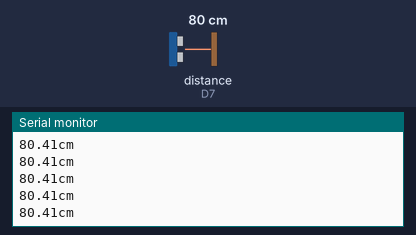
A sketch run on a simulated ESP8266 (NodeMCU). On the bench: the last lines printed to the serial monitor. Wiring (inferred from the names in the program): ultrasonic range finder: trigger D6; echo D7. The test bench sets the inputs (shaded band); at power-on: distance to the obstacle (sensor on D7) 80 cm. The echo pulse lasts 58.3 µs per cm.

Above: at 1.2 s.
1.3 s: distance to the obstacle (sensor on D7) set to 2 cm
At 1.31 s:
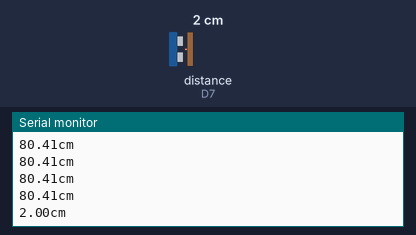
2.8 s: distance to the obstacle (sensor on D7) set to 4 cm
At 2.83 s:
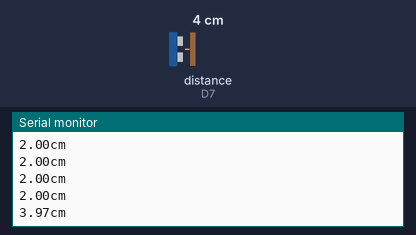
Timing chart, 0 to 5.8 s (numbered marks = the images above; inputs shaded):
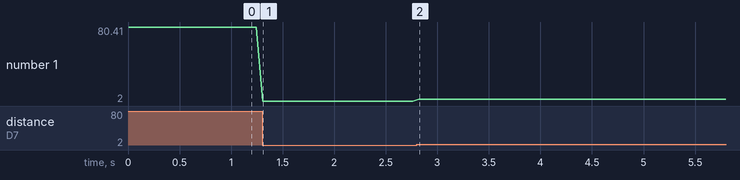

Measured:
- after the input at 1.3 s, the serial monitor: prints a new line at once (image 1)
- after the input at 2.8 s, the serial monitor: prints a new line at once (image 2)
- plotted number 1: 80.41 → 2 after the input at 1.3 s, 2 → 3.97 after the input at 2.8 s

The sketch:

lab12-4.ino
```cpp
#define TRIG_PIN D6
#define ECHO_PIN  D7
const unsigned int MAX_DIST = 23200;
void setup() {
  pinMode(TRIG_PIN, OUTPUT);
  digitalWrite(TRIG_PIN, LOW);
  pinMode(ECHO_PIN, INPUT);
  Serial.begin(9600);
}
void loop() {
  unsigned long t1, t2;
  unsigned long pulse_width;
  float cm;
// Hold the trigger pin high for at least 10 us
  digitalWrite(TRIG_PIN, HIGH);
  delayMicroseconds(10);
  digitalWrite(TRIG_PIN, LOW);
  // Wait for pulse on echo pin
  while ( digitalRead(ECHO_PIN) == 0 );

   // Measure how long the echo pin was held high (pulse width)
  t1 = micros();
  while ( digitalRead(ECHO_PIN) == 1);
  t2 = micros();
  pulse_width = t2 - t1;

// Calculate distance in centimeters. This is calculated from the assumed speed of sound in air at sea level (~340 m/s).
    cm = pulse_width / 58.0;
  if ( pulse_width > MAX_DIST )
    Serial.println("Out of range");
  else{
        Serial.print(cm);
        Serial.print("cm\n");
  }
  // Wait at least 60ms before next measurement
  delay(60);
}
```
